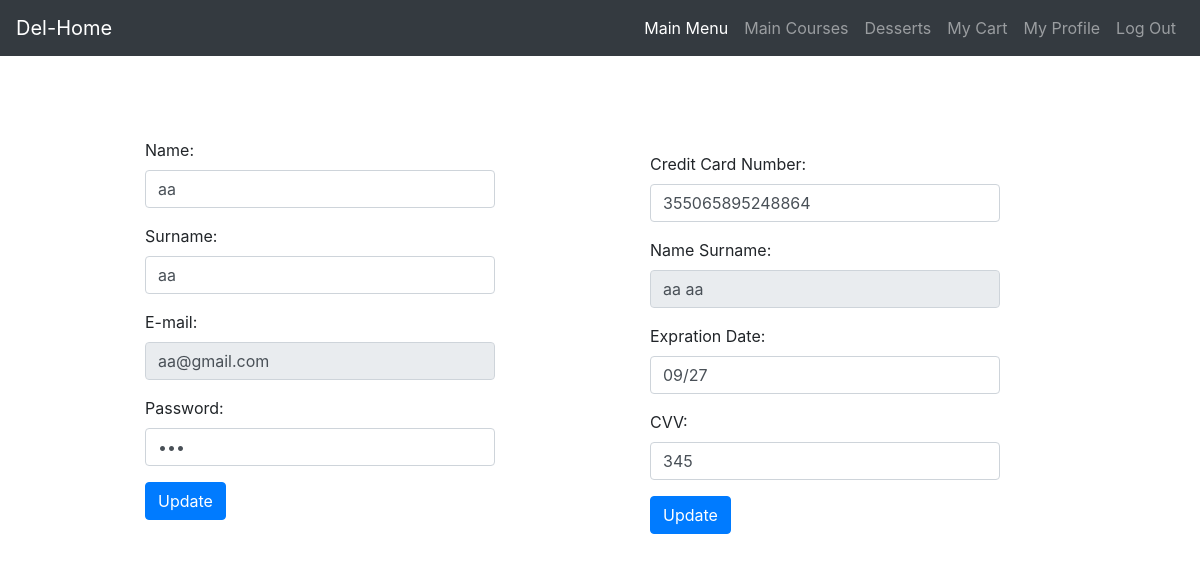
/profile.php (signed in), run on the app's committed database.
### tables this page shows
CREATE TABLE `CustomerTable` (
  `id` int(6) UNSIGNED NOT NULL,
  `firstname` varchar(30) NOT NULL,
  `lastname` varchar(30) NOT NULL,
  `email` varchar(50) DEFAULT NULL,
  `password` varchar(50) NOT NULL,
  `cardNumber` bigint(11) DEFAULT NULL,
  `expirationDate` varchar(20) DEFAULT NULL,
  `cvv` int(11) DEFAULT NULL,
  `money` int(11) DEFAULT NULL
);

### profile.php (the view, shortened to what this page needs)
<?php
include "navbar.php";
$conn = new mysqli("localhost", "root", "", "yemeksepetiDB");
$email = $_SESSION["email"];
$query = "SELECT * FROM CustomerTable WHERE email='$email'";
$result = $conn->query($query);
if ($result->num_rows > 0) {
    $row = $result->fetch_assoc();
    $firstName = $row["firstname"];
    $lastName = $row["lastname"];
    $password = $row["password"];
}
?>
<!DOCTYPE html>
<html lang="en">
<head>
    <link rel="stylesheet" href="https://stackpath.bootstrapcdn.com/bootstrap/4.5.2/css/bootstrap.min.css">
</head>
<body>
    <div class="container mt-5" style="display: flex; flex-direction: row; align-items: center;">
        <form style="min-width: 350px; margin-left: 100px" method="post" action="<?php echo htmlspecialchars($_SERVER["PHP_SELF"]); ?>">
            <div class="form-group">
                <label for="firstName">Name:</label>
                <input type="text" class="form-control" name="firstname" value="<?php echo $firstName; ?>" required>
            </div>
            <div class="form-group">
                <label for="lastName">Surname:</label>
                <input type="text" class="form-control" name="lastname" value="<?php echo $lastName; ?>" required>
            </div>
            <div class="form-group">
                <label for="email">E-mail:</label>
                <input type="email" class="form-control" name="email" value="<?php echo $email; ?>" required readonly>
            </div>
            <div class="form-group">
                <label for="password">Password:</label>
                <input type="password" class="form-control" name="password" value="<?php echo $password; ?>" required>
            </div>
            <button type="submit" class="btn btn-primary">Update</button>
        </form>
        <?php
    include "cardInfo.php";
    ?>
    </div>
</body>
</html>

### cardInfo.php (shortened to what this page needs)
<?php
$conn = new mysqli("localhost", "root", "", "yemeksepetiDB");
$email = $_SESSION["email"];
$query = "SELECT * FROM CustomerTable WHERE email='$email'";
$result = $conn->query($query);
if ($result->num_rows > 0) {
    $row = $result->fetch_assoc();
    $cardNumber = $row["cardNumber"];
    $cardHolderFirstName = $row["firstname"];
    $cardHolderLastName = $row["lastname"];
    $expirationDate = $row["expirationDate"];
    $cvv = $row["cvv"];
}
?>
<!DOCTYPE html>
<html lang="en">
<head>
    <link rel="stylesheet" href="https://stackpath.bootstrapcdn.com/bootstrap/4.5.2/css/bootstrap.min.css">
</head>
<body>
    <div class="container mt-5" style="margin-bottom: 20px; display: flex; flex-direction: column; align-items: center;">
        <form method="post" action="payment_process.php" style="min-width: 350px;">
            <div class="form-group">
                <label for="cardNumber">Credit Card Number:</label>
                <input type="text" class="form-control" id="cardNumber" name="cardNumber" value="<?php echo isset($cardNumber) ? $cardNumber : ''; ?>" required>
            </div>
            <div class="form-group">
                <label for="cardNumber">Name Surname:</label>
                <input type="text" class="form-control" id="cardHolderName" name="cardHolderName" value="<?php echo (isset($cardHolderFirstName) && isset($cardHolderLastName)) ? $cardHolderFirstName . " " . $cardHolderLastName : ''; ?>" required readonly>
            </div>
            <div class="form-group">
                <label for="expirationDate">Expration Date:</label>
                <input type="text" class="form-control" id="expirationDate" name="expirationDate" placeholder="MM/YYYY" value="<?php echo isset($expirationDate) ? $expirationDate : ''; ?>" required>
            </div>
            <div class="form-group">
                <label for="cvv">CVV:</label>
                <input type="text" class="form-control" id="cvv" name="cvv" value="<?php echo isset($cvv) ? $cvv : ''; ?>" required>
            </div>
            <button type="submit" class="btn btn-primary">Update</button>
        </form>
    </div>
</body>
</html>

### data on the page
customertable: firstname "aa", lastname "aa", cardNumber "355065895248864", cardHolderName "aa aa", expirationDate "09/27", cvv "345"
